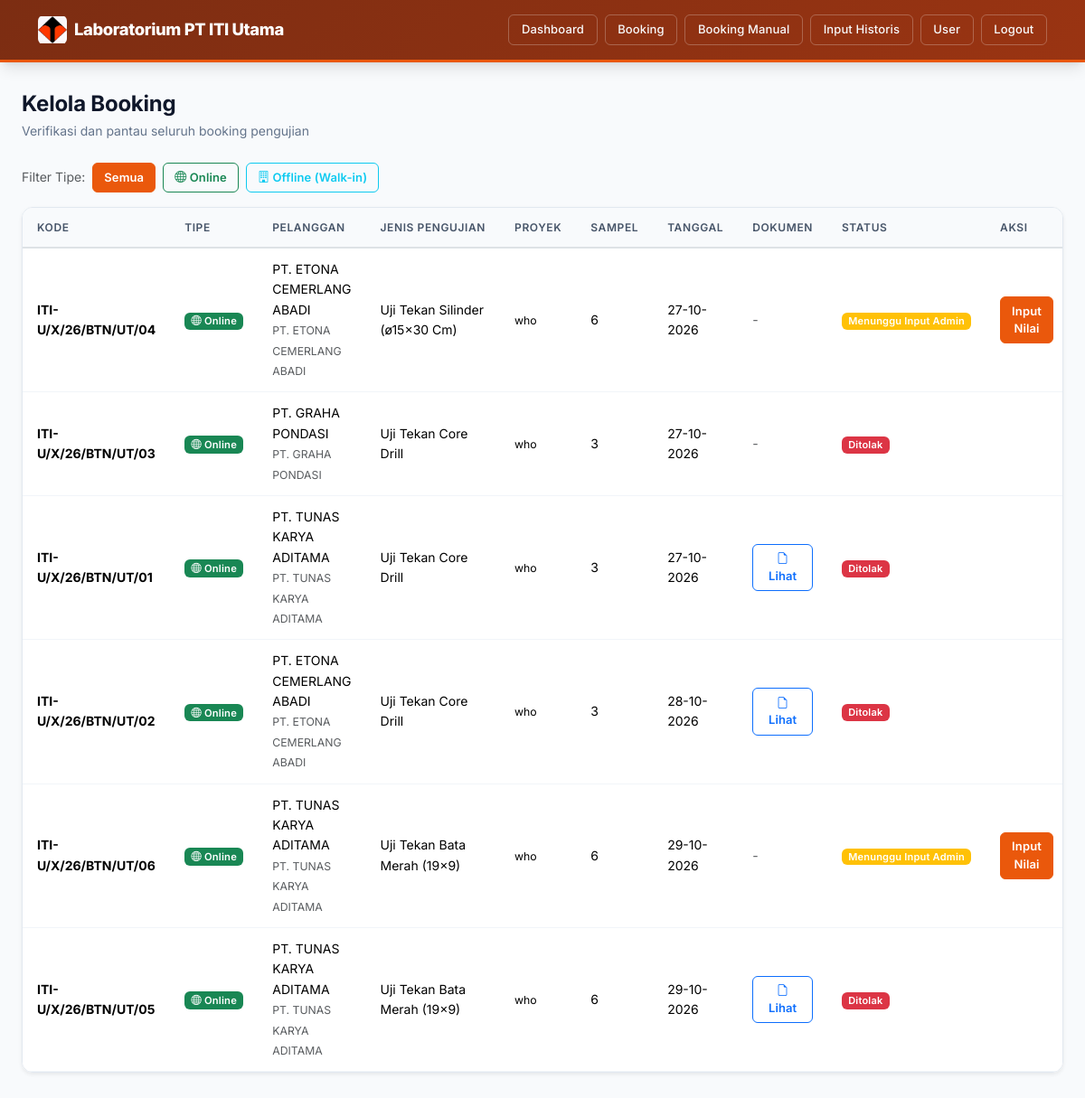
Page /admin/kelola_booking.php (signed in) on the committed database.
### tables this page shows
CREATE TABLE `bookings` (
  `id` bigint(20) UNSIGNED NOT NULL,
  `kode_booking` varchar(30) NOT NULL COMMENT 'Contoh: BK-20260716-0001',
  `user_id` bigint(20) UNSIGNED NOT NULL COMMENT 'Pelanggan yang melakukan booking',
  `jenis_pengujian_id` bigint(20) UNSIGNED NOT NULL,
  `penanggung_jawab` varchar(150) NOT NULL,
  `jumlah_sampel` int(10) UNSIGNED NOT NULL DEFAULT 1,
  `tanggal_pengujian_diminta` date NOT NULL,
  `dokumen_persyaratan` varchar(255) DEFAULT NULL COMMENT 'Path file dokumen yang diunggah',
  `estimasi_biaya` decimal(12,2) NOT NULL DEFAULT 0.00,
  `catatan_pelanggan` text DEFAULT NULL,
  `objek_pengujian` varchar(255) DEFAULT NULL,
  `proyek` varchar(255) DEFAULT NULL,
  `lokasi` varchar(255) DEFAULT NULL,
  `supplier` varchar(255) DEFAULT NULL,
  `tipe_booking` enum('online','offline') NOT NULL DEFAULT 'online',
  `bukti_transfer` varchar(255) DEFAULT NULL COMMENT 'Path file bukti transfer pembayaran',
  `status_booking` enum('menunggu_verifikasi','menunggu_pembayaran','pembayaran_diverifikasi','booking_diterima','jadwal_ditentukan','sampel_diterima','menunggu_diuji','sedang_diuji','menunggu_input_admin','validasi_hasil','selesai','ditolak') NOT NULL DEFAULT 'menunggu_verifikasi',
  `alasan_ditolak` text DEFAULT NULL,
  `diverifikasi_oleh` bigint(20) UNSIGNED DEFAULT NULL COMMENT 'Admin yang memverifikasi',
  `diverifikasi_pada` timestamp NULL DEFAULT NULL,
  `diverifikasi_pembayaran_oleh` bigint(20) UNSIGNED DEFAULT NULL,
  `tanggal_pembayaran` timestamp NULL DEFAULT NULL,
  `created_at` timestamp NULL DEFAULT current_timestamp(),
  `updated_at` timestamp NULL DEFAULT current_timestamp() ON UPDATE current_timestamp(),
  `mutu_beton` varchar(20) DEFAULT NULL,
  `sample_berat` decimal(10,2) DEFAULT NULL,
  `sample_diameter` decimal(10,2) DEFAULT NULL,
  `sample_tinggi` decimal(10,2) DEFAULT NULL,
  `sample_bentang_l` decimal(10,2) DEFAULT NULL,
  `sample_dimensi_b` decimal(10,2) DEFAULT NULL,
  `sample_dimensi_h` decimal(10,2) DEFAULT NULL,
  `sample_jenis_baja` varchar(20) DEFAULT NULL,
  `sample_panjang` decimal(10,2) DEFAULT NULL,
  `tambahan_cetak` tinyint(1) NOT NULL DEFAULT 0 COMMENT 'Pemotongan, Setting & Cetak Benda Uji (+250.000)',
  `tambahan_setting` tinyint(1) NOT NULL DEFAULT 0
);

CREATE TABLE `users` (
  `id` bigint(20) UNSIGNED NOT NULL,
  `role` enum('pelanggan','admin','teknisi','owner') NOT NULL DEFAULT 'pelanggan',
  `nama_lengkap` varchar(150) NOT NULL,
  `nama_perusahaan` varchar(150) DEFAULT NULL COMMENT 'Diisi jika role = pelanggan (perusahaan/kontraktor)',
  `email` varchar(150) NOT NULL,
  `no_telepon` varchar(20) DEFAULT NULL,
  `alamat` text DEFAULT NULL,
  `password` varchar(255) NOT NULL,
  `foto_profil` varchar(255) DEFAULT NULL,
  `status_aktif` tinyint(1) NOT NULL DEFAULT 1,
  `email_verified_at` timestamp NULL DEFAULT NULL,
  `remember_token` varchar(100) DEFAULT NULL,
  `created_at` timestamp NULL DEFAULT current_timestamp(),
  `updated_at` timestamp NULL DEFAULT current_timestamp() ON UPDATE current_timestamp()
);

CREATE TABLE `jenis_pengujian` (
  `id` bigint(20) UNSIGNED NOT NULL,
  `kategori` enum('beton','tanah','besi') NOT NULL,
  `nama_pengujian` varchar(150) NOT NULL,
  `deskripsi` text DEFAULT NULL,
  `satuan_sampel` varchar(50) DEFAULT NULL COMMENT 'Contoh: buah, titik, batang',
  `estimasi_durasi_hari` int(10) UNSIGNED DEFAULT NULL COMMENT 'Estimasi lama pengujian dalam hari',
  `harga` decimal(12,2) NOT NULL DEFAULT 0.00,
  `status_aktif` tinyint(1) NOT NULL DEFAULT 1,
  `created_at` timestamp NULL DEFAULT current_timestamp(),
  `updated_at` timestamp NULL DEFAULT current_timestamp() ON UPDATE current_timestamp()
);

### config/labels.php (called while the page is built, shortened)
<?php
function labelStatus($status) {
    $map = [
        'menunggu_verifikasi'   => ['Menunggu Verifikasi', 'secondary'],
        'booking_diterima'      => ['Booking Diterima', 'info'],
        'jadwal_ditentukan'     => ['Jadwal Ditentukan', 'info'],
        'sampel_diterima'       => ['Sampel Diterima', 'primary'],
        'menunggu_diuji'        => ['Menunggu Diuji', 'warning'],
        'sedang_diuji'          => ['Sedang Diuji', 'primary'],
        'menunggu_input_admin'  => ['Menunggu Input Admin', 'warning'],
        'validasi_hasil'        => ['Validasi Hasil', 'warning'],
        'menunggu_pembayaran'   => ['Menunggu Pembayaran', 'warning'],
        'selesai'               => ['Selesai', 'success'],
        'ditolak'               => ['Ditolak', 'danger'],
    ];
    return $map[$status] ?? [$status, 'secondary'];
}

### admin/kelola_booking.php (the view, shortened to what this page needs)
<?php
require '../config/database.php';
require '../config/auth.php';
$filterTipe = $_GET['tipe'] ?? '';
if (in_array($filterTipe, ['online', 'offline'])) {
    $stmt = $pdo->prepare(
        "SELECT b.*, j.nama_pengujian, u.nama_lengkap, u.nama_perusahaan
         FROM bookings b
         JOIN jenis_pengujian j ON b.jenis_pengujian_id = j.id
         JOIN users u ON b.user_id = u.id
         WHERE b.tipe_booking = ?
         ORDER BY b.tanggal_pengujian_diminta ASC, b.created_at DESC"
    );
    $stmt->execute([$filterTipe]);
} else {
    $stmt = $pdo->query(
        "SELECT b.*, j.nama_pengujian, u.nama_lengkap, u.nama_perusahaan
         FROM bookings b
         JOIN jenis_pengujian j ON b.jenis_pengujian_id = j.id
         JOIN users u ON b.user_id = u.id
         ORDER BY b.tanggal_pengujian_diminta ASC, b.created_at DESC"
    );
}
$semuaBooking = $stmt->fetchAll();
require '../config/labels.php';
?>
<!DOCTYPE html>
<html lang="id">
<head>
    <link href="https://cdn.jsdelivr.net/npm/bootstrap@5.3.3/dist/css/bootstrap.min.css" rel="stylesheet">
    <link href="../assets/css/style.css" rel="stylesheet">
    <link href="https://cdn.jsdelivr.net/npm/bootstrap-icons@1.11.3/font/bootstrap-icons.min.css" rel="stylesheet">
</head>
<body>
    <nav class="navbar navbar-expand-lg navbar-custom navbar-admin">
        <div class="container">
            <a class="navbar-brand text-white" href="dashboard.php"><img src="../img1.jpeg" alt="Logo"> Laboratorium PT ITI Utama</a>
            <div class="collapse navbar-collapse" id="navAdmin">
                <div class="ms-auto d-flex align-items-center gap-2 nav-actions">
                    <a href="dashboard.php" class="btn btn-outline-light btn-sm">Dashboard</a>
                    <a href="kelola_booking.php" class="btn btn-outline-light btn-sm">Booking</a>
                    <a href="booking_manual.php" class="btn btn-outline-light btn-sm">Booking Manual</a>
                    <a href="input_historis.php" class="btn btn-outline-light btn-sm">Input Historis</a>
                    <a href="kelola_user.php" class="btn btn-outline-light btn-sm">User</a>
                    <a href="../auth/logout.php" class="btn btn-outline-light btn-sm">Logout</a>
                </div>
            </div>
        </div>
    </nav>
    <div class="page-container">
        <div class="page-header">
            <h4>Kelola Booking</h4>
            <p>Verifikasi dan pantau seluruh booking pengujian</p>
        </div>
        <div class="mb-3">
            <div class="d-flex flex-wrap gap-2 align-items-center">
                <span class="text-muted" style="font-size: 0.875rem;">Filter Tipe:</span>
                <a href="kelola_booking.php" class="btn btn-sm <?= !$filterTipe ? 'btn-primary' : 'btn-outline-primary' ?>">Semua</a>
                <a href="kelola_booking.php?tipe=online" class="btn btn-sm <?= $filterTipe === 'online' ? 'btn-success' : 'btn-outline-success' ?>">
                    <i class="bi bi-globe"></i> Online
                </a>
                <a href="kelola_booking.php?tipe=offline" class="btn btn-sm <?= $filterTipe === 'offline' ? 'btn-info' : 'btn-outline-info' ?>">
                    <i class="bi bi-building"></i> Offline (Walk-in)
                </a>
            </div>
        </div>
        <div class="card border-0 shadow-sm mb-3">
            <div class="card-body p-0">
                <div class="table-responsive">
                    <table class="table table-hover mb-0">
                        <thead>
                            <tr>
                                <th>Kode</th>
                                <th>Tipe</th>
                                <th>Pelanggan</th>
                                <th>Jenis Pengujian</th>
                                <th>Proyek</th>
                                <th>Sampel</th>
                                <th>Tanggal</th>
                                <th>Dokumen</th>
                                <th>Status</th>
                                <th>Aksi</th>
                            </tr>
                        </thead>
                        <tbody>
                        <?php foreach ($semuaBooking as $b): [$label, $warna] = labelStatus($b['status_booking']); ?>
                            <tr>
                                <td><strong><?= htmlspecialchars($b['kode_booking']) ?></strong></td>
                                <td>
                                    <?php if ($b['tipe_booking'] === 'online'): ?>
                                        <span class="badge bg-success" style="font-size: 0.7rem;"><i class="bi bi-globe"></i> Online</span>
                                    <?php else: ?>
                                        <span class="badge bg-info" style="font-size: 0.7rem;"><i class="bi bi-building"></i> Offline</span>
                                    <?php endif; ?>
                                </td>
                                <td>
                                    <?= htmlspecialchars($b['nama_lengkap']) ?>
                                    <br><small class="text-muted"><?= htmlspecialchars($b['nama_perusahaan'] ?? '-') ?></small>
                                </td>
                                <td><?= htmlspecialchars($b['nama_pengujian']) ?></td>
                                <td><small><?= htmlspecialchars($b['objek_pengujian'] ?? '-') ?></small></td>
                                <td>
                                    <?= $b['jumlah_sampel'] ?>
                                </td>
                                <td><?= $b['tanggal_pengujian_diminta'] ? date('d-m-Y', strtotime($b['tanggal_pengujian_diminta'])) : '-' ?></td>
                                <td>
                                    <?php if (!empty($b['dokumen_persyaratan'])): ?>
                                        <a href="../<?= htmlspecialchars($b['dokumen_persyaratan']) ?>" target="_blank" class="btn btn-sm btn-outline-primary" title="Lihat Dokumen">
                                            <i class="bi bi-file-earmark"></i> Lihat
                                        </a>
                                    <?php else: ?>
                                        <span class="text-muted">-</span>
                                    <?php endif; ?>
                                </td>
                                <td><span class="badge bg-<?= $warna ?>"><?= $label ?></span></td>
                                <td>
                                    <div class="aksi-wrap">
                                    <?php if ($b['status_booking'] === 'menunggu_verifikasi'): ?>
                                        <form method="POST" style="display:inline">
                                            <?= csrf_field() ?>
                                            <input type="hidden" name="booking_id" value="<?= $b['id'] ?>">
                                            <input type="hidden" name="aksi" value="terima">
                                            <button type="submit" class="btn btn-sm btn-success" onclick="return confirm('Terima booking ini?')">Terima</button>
                                        </form>
                                        <button type="button" class="btn btn-sm btn-danger" data-bs-toggle="modal" data-bs-target="#modalTolak<?= $b['id'] ?>">Tolak</button>
                                        <div class="modal fade" id="modalTolak<?= $b['id'] ?>" tabindex="-1">
                                            <div class="modal-dialog">
                                                <div class="modal-content">
                                                    <form method="POST">
                                                        <?= csrf_field() ?>
                                                        <div class="modal-header">
                                                            <h6 class="modal-title">Tolak Booking <?= htmlspecialchars($b['kode_booking']) ?></h6>
                                                            <button type="button" class="btn-close" data-bs-dismiss="modal"></button>
                                                        </div>
                                                        <div class="modal-body">
                                                            <input type="hidden" name="booking_id" value="<?= $b['id'] ?>">
                                                            <input type="hidden" name="aksi" value="tolak">
                                                            <label class="form-label">Alasan Penolakan</label>
                                                            <textarea name="alasan_ditolak" class="form-control" rows="3" required placeholder="Masukkan alasan penolakan..."></textarea>
                                                        </div>
                                                        <div class="modal-footer">
                                                            <button type="button" class="btn btn-secondary btn-sm" data-bs-dismiss="modal">Batal</button>
                                                            <button type="submit" class="btn btn-danger btn-sm">Tolak Booking</button>
                                                        </div>
                                                    </form>
                                                </div>
                                            </div>
                                        </div>
                                    <?php elseif ($b['status_booking'] === 'booking_diterima'): ?>
                                        <a href="penjadwalan.php?booking_id=<?= $b['id'] ?>" class="btn btn-sm btn-primary">Buat Jadwal</a>
                                    <?php elseif ($b['status_booking'] === 'menunggu_diuji'): ?>
                                        <span class="badge bg-warning">Menunggu Teknisi</span>
                                    <?php elseif ($b['status_booking'] === 'sampel_diterima' || $b['status_booking'] === 'sedang_diuji'): ?>
                                        <span class="badge bg-primary">Sedang Diuji</span>
                                    <?php elseif ($b['status_booking'] === 'menunggu_input_admin'): ?>
                                        <a href="input_nilai.php?booking_id=<?= $b['id'] ?>" class="btn btn-sm btn-primary">Input Nilai</a>
                                    <?php elseif ($b['status_booking'] === 'menunggu_pembayaran'): ?>
                                        <a href="verifikasi_pembayaran.php?booking_id=<?= $b['id'] ?>" class="btn btn-sm btn-success"><i class="bi bi-cash"></i> Verifikasi Bayar</a>
                                    <?php endif; ?>
                                    </div>
                                </td>
                            </tr>
                        <?php endforeach; ?>
                        </tbody>
                    </table>
                </div>
            </div>
        </div>
    </div>
</body>
</html>

### rows in the picture
bookings: kode_booking "ITI-U/X/26/BTN/UT/04", tipe_booking "online" (drawn), user.nama_lengkap "PT. ETONA CEMERLANG ABADI", user.nama_perusahaan "PT. ETONA CEMERLANG ABADI", jenis_pengujian.nama_pengujian "Uji Tekan Silinder (ø15x30 Cm)", objek_pengujian "who", jumlah_sampel "6", tanggal_pengujian_diminta "27-10-2026", label "Menunggu Input Admin"
bookings: kode_booking "ITI-U/X/26/BTN/UT/03", tipe_booking "online" (drawn), user.nama_lengkap "PT. GRAHA PONDASI", user.nama_perusahaan "PT. GRAHA PONDASI", jenis_pengujian.nama_pengujian "Uji Tekan Core Drill", objek_pengujian "who", jumlah_sampel "3", tanggal_pengujian_diminta "27-10-2026", label "Ditolak"
bookings: kode_booking "ITI-U/X/26/BTN/UT/01", tipe_booking "online" (drawn), user.nama_lengkap "PT. TUNAS KARYA ADITAMA", user.nama_perusahaan "PT. TUNAS KARYA ADITAMA", jenis_pengujian.nama_pengujian "Uji Tekan Core Drill", objek_pengujian "who", jumlah_sampel "3", tanggal_pengujian_diminta "27-10-2026", label "Ditolak"
bookings: kode_booking "ITI-U/X/26/BTN/UT/02", tipe_booking "online" (drawn), user.nama_lengkap "PT. ETONA CEMERLANG ABADI", user.nama_perusahaan "PT. ETONA CEMERLANG ABADI", jenis_pengujian.nama_pengujian "Uji Tekan Core Drill", objek_pengujian "who", jumlah_sampel "3", tanggal_pengujian_diminta "28-10-2026", label "Ditolak"
bookings: kode_booking "ITI-U/X/26/BTN/UT/06", tipe_booking "online" (drawn), user.nama_lengkap "PT. TUNAS KARYA ADITAMA", user.nama_perusahaan "PT. TUNAS KARYA ADITAMA", jenis_pengujian.nama_pengujian "Uji Tekan Bata Merah (19x9)", objek_pengujian "who", jumlah_sampel "6", tanggal_pengujian_diminta "29-10-2026", label "Menunggu Input Admin"
bookings: kode_booking "ITI-U/X/26/BTN/UT/05", tipe_booking "online" (drawn), user.nama_lengkap "PT. TUNAS KARYA ADITAMA", user.nama_perusahaan "PT. TUNAS KARYA ADITAMA", jenis_pengujian.nama_pengujian "Uji Tekan Bata Merah (19x9)", objek_pengujian "who", jumlah_sampel "6", tanggal_pengujian_diminta "29-10-2026", label "Ditolak"
